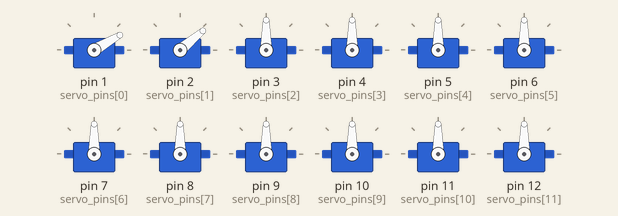
Recording of a sketch running on a simulated Arduino Uno, built with avr-gcc and run on an emulated ATmega328P. Parts: 12 × servo.

Above: at 0.1 s.
Timing chart, 0 to 1.6 s (numbered marks = the images above):
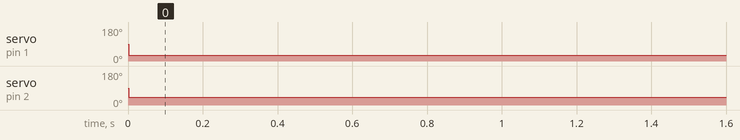

Measured:
- by itself, servo on pin 1 (servo_pins[0]): 90° → 30° at 0.00 s
- by itself, servo on pin 2 (servo_pins[1]): 90° → 40° at 0.00 s

The sketch:

RobotJoinsExample.ino
```cpp
/*
 * Ivan Zuniga 2019
 * Programita ejemplo para mover poco a poco las articulaciones de un animalito robotico
 * Las articulaciones estan conformadas por servos
 * No lo he probado todavia
 */
#include <Servo.h>

const int SERVOS = 12;
volatile unsigned long nextMillis = 0;

Servo servo_motor[SERVOS];

enum body_join {LEFT_ARM_1, LEFT_ARM_2, LEFT_ARM_3, RIGHT_ARM_1, RIGHT_ARM_2, RIGHT_ARM_3}; // completar para los nombres de los 12 servos
enum parameter {CURRENT_POS, NEXT_POS, VELOCITY}; // nombres de los datos necesarios para mover un servo poco a poco
volatile int servo_data[SERVOS][3];
volatile boolean move_enabled = false;
void setup()
{
  move_enabled = false;
  int servo_pins[SERVOS] = {1, 2, 3, 4, 5, 6, 7, 8, 9, 10, 11, 12}; //asignar poines a los servos
  for (int i = 0; i < SERVOS; i++) {
    servo_motor[i].attach(servo_pins[i]);
  }

  // Timer0 is already used for millis() - we'll just interrupt somewhere
  // in the middle and call the "Compare A" function below

  OCR0A = 0xAF;
  TIMSK0 |= _BV(OCIE0A);
  nextMillis = millis();
}

SIGNAL(TIMER0_COMPA_vect)
{
  // entra aqui cada ms
  // entra en cuerpo la interrupcion cada 20ms, esto da una velocidad minima de 50 grados/segundo
  // hay varias maneras de lograr una velocidad minima menor, lo veremos luego
  // una es usar posiciones en punto flotante, no recomendado. Mejor usar punto fijo.
  // los valores se dividen y mutiplican digamos por 8 (usando shifts x >> 3, x << 3) asi velocity = 1 es 1/256 de grado
  // tiene un glitch a los 26 dias de encendido, se puede arreglar facil pero te lo dejo de tarea
  if ( millis() < nextMillis) return;
  nextMillis += 20;

  if ( ! move_enabled) return; // pero si esta habilitado el moverse sique

  for (int i = 0; i < SERVOS; i++)
  {
    if ( servo_data[i][VELOCITY] == 0) continue; // no hay velocidad ..ya esta en la pos final

    servo_data[i][CURRENT_POS] += servo_data[i][VELOCITY]; // calcula la nueva poscion intermedia

    if (  (servo_data[i][VELOCITY] > 0 && servo_data[i][CURRENT_POS] >= servo_data[i][NEXT_POS]) || // articulacion hacia 'adelante' o
          (servo_data[i][VELOCITY] > 0 && servo_data[i][CURRENT_POS] <= servo_data[i][NEXT_POS]))    // articulacion hacia 'atras'
    {
      servo_data[i][CURRENT_POS] = servo_data[i][NEXT_POS];
      servo_data[i][VELOCITY] = 0;
    }

    servo_motor[i].write(servo_data[i][CURRENT_POS]);
  }
}

inline void next_position(int join, int angle, int velocity) {
  // el param de entrada velocity es positivo pero se inverte en la funcion el signo si el angulo (posicion angular va a decrecer)
  servo_data[join][VELOCITY] = angle - servo_data[join][CURRENT_POS] > 0 ? velocity : velocity * -1;
  servo_data[join][NEXT_POS] = angle;
}

void left_arm_forward(){
  next_position(LEFT_ARM_1, 30, 1);
  next_position(LEFT_ARM_2, 40, 1);
  next_position(LEFT_ARM_3, 90, 1);
}

void left_arm_back(){
  next_position(LEFT_ARM_1, 0, 1);
  next_position(LEFT_ARM_2, 0, 1);
  next_position(LEFT_ARM_3, 0, 1);
}

void loop() {
  // aqui la logica para mover las articulaciones a una dada posicion
  // adelante
  left_arm_forward();
  move_enabled = true;
  delay(2000); // yo no uso delay() en mis programas, pero es mas facil para el ejemplo
  move_enabled = false;

  //atras
  left_arm_back();
  move_enabled = true;
  delay(2000);
  move_enabled = false;
}
```
